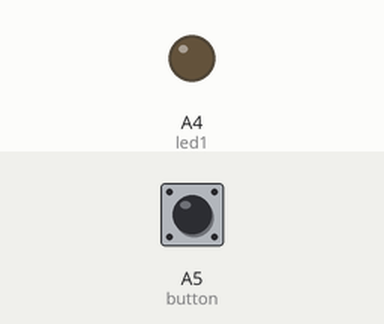
The sketch below on a simulated Arduino Uno, built with avr-gcc and run on an emulated ATmega328P. Shown: output pins drawn as LEDs (lit = HIGH). The inputs (shaded band) are chosen by the test bench; at power-on: A5 (button) HIGH.

Above: at 1.2 s.
1.3 s: A5 (button) pulled LOW for 0.15 s
At 2.4 s:
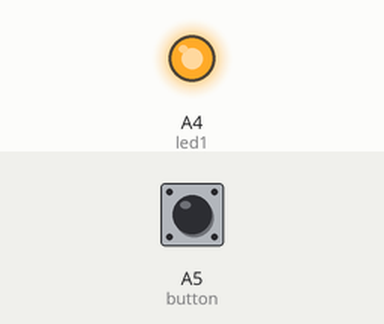
3.0 s: A5 (button) pulled LOW for 1 s
At 3.8 s:
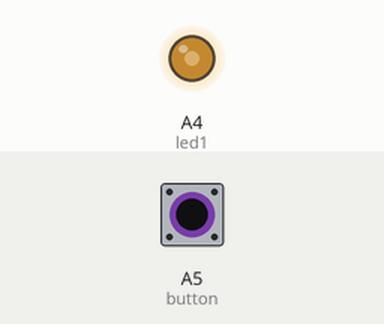
5.5 s: A5 (button) pulled LOW for 3.2 s
At 9.3 s:
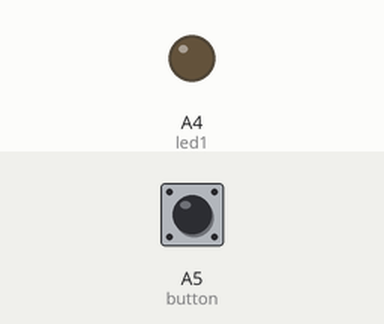
Timing chart, 0 to 10.8 s (numbered marks = the images above; inputs shaded):
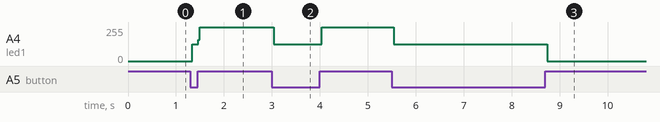

The sketch:

lightSwitch.ino
```cpp
int led1 = A4;
int led2 = 9;
int button = A5;
int voltage = LOW;

void setup () {
  pinMode(led1, OUTPUT);
//  pinMode(led2, OUTPUT);
  pinMode(button, INPUT_PULLUP);
}


void loop(){
  int buttonState = digitalRead(button);

  if (buttonState == LOW) {
    if (voltage == HIGH) {
      voltage = LOW;
    } else {
      voltage = HIGH;
    }
  }

  digitalWrite(led1, voltage);
  //delay(1000);
   //delay(1000);
}
```

Measured:
- after the input at 1.3 s, A4 (led1): 0/255 → 125/255 at once, → 255/255 0.12 s later
- after the input at 3.0 s, A4 (led1): 255/255 → 125/255 at once, → 255/255 1.0 s later
- after the input at 5.5 s, A4 (led1): 255/255 → 125/255 at once, → 0/255 3.2 s later
